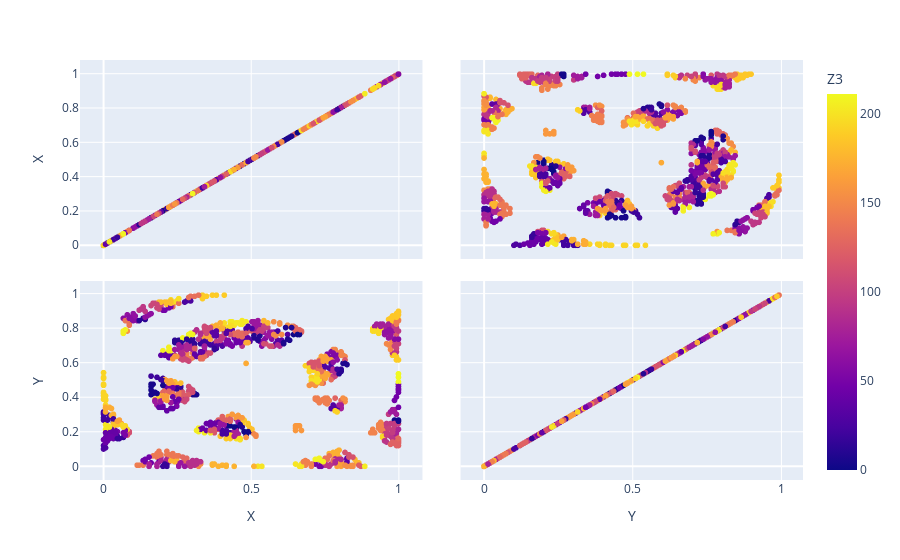

The code cell stored with this chart in its notebook:
### Code cell
classix_distance=Extractor.classix(group_merging_mode='distance',minPts=minPts_best_distance,radius=radius_best_distance,scale=scale_best_distance)
classix_distance.fit(X_train)
Y_pred_distance=classix_distance.predict(X_test)
df_pred_distance=pd.DataFrame(pd.concat([pd.DataFrame(X_test,columns=['X','Y']),pd.DataFrame(Y_pred_distance,columns=[select_name_Z])],axis=1))
print('Plot of target: ',select_name_Z,'\n')
fig = px.scatter_matrix(df_pred_distance,
    dimensions=['X','Y'],
    color=select_name_Z)
fig.show()

### Figure 1 — Plotly figure (JSON) as saved in the notebook; plotly's stock layout.template omitted (floating-point values rounded to 4 significant figures; data arrays with more than 128 entries replaced by an {"elided": "..."} marker saying what was removed)
{"data": [{"dimensions": [{"axis": {"matches": true}, "label": "X", "values": {"elided": "1071 float values"}}, {"axis": {"matches": true}, "label": "Y", "values": {"elided": "1071 float values"}}], "hovertemplate": "%{xaxis.title.text}=%{x}<br>%{yaxis.title.text}=%{y}<br>Z3=%{marker.color}<extra></extra>", "legendgroup": "", "marker": {"color": {"elided": "1071 int values"}, "coloraxis": "coloraxis", "symbol": "circle"}, "name": "", "showlegend": false, "type": "splom"}], "layout": {"coloraxis": {"colorbar": {"title": {"text": "Z3"}}, "colorscale": [[0, "#0d0887"], [0.1111, "#46039f"], [0.2222, "#7201a8"], [0.3333, "#9c179e"], [0.4444, "#bd3786"], [0.5556, "#d8576b"], [0.6667, "#ed7953"], [0.7778, "#fb9f3a"], [0.8889, "#fdca26"], [1, "#f0f921"]]}, "dragmode": "select", "legend": {"tracegroupgap": 0}, "margin": {"t": 60}}}
